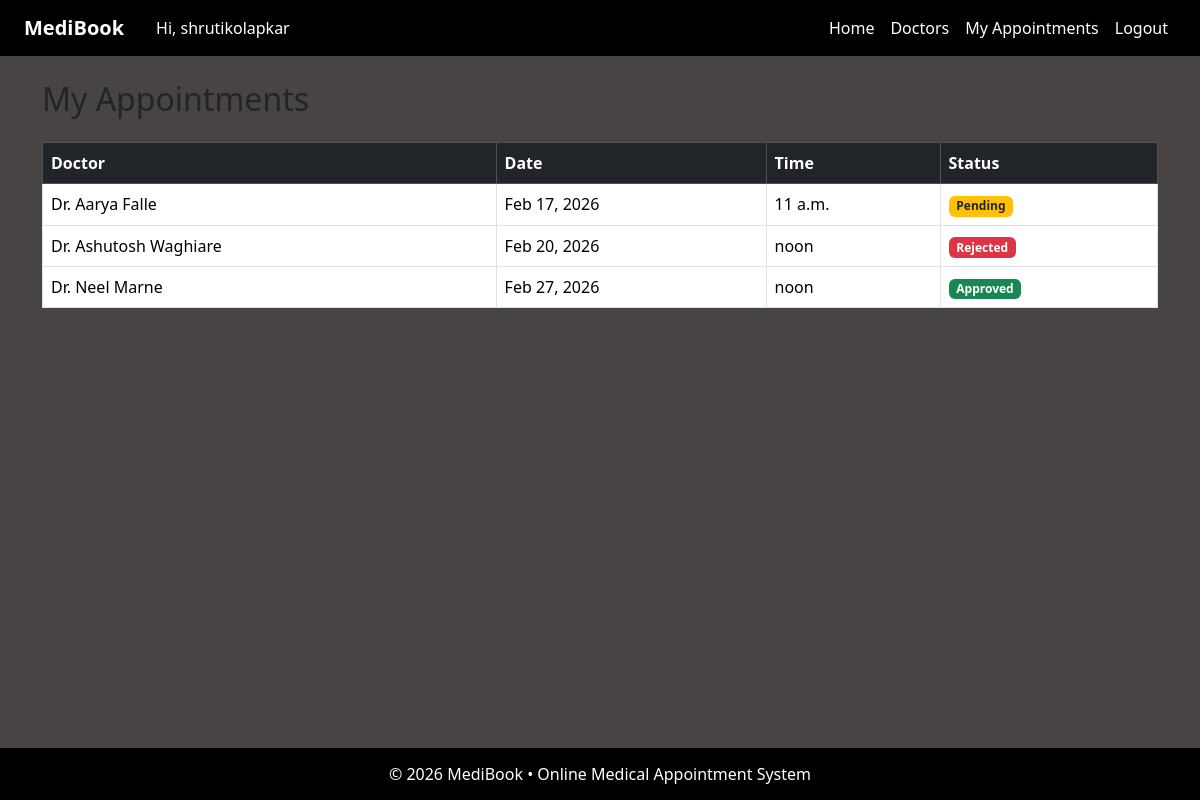
Screenshot of /my-appointments/ (signed in) with the database file from the repository.
### appointments/models.py (models this page shows, shortened)
class Appointment(models.Model):
    STATUS_CHOICES = (
        ('PENDING', 'Pending'),
        ('APPROVED', 'Approved'),
        ('REJECTED', 'Rejected'),
    )
    patient = models.ForeignKey(User, on_delete=models.CASCADE)
    doctor = models.ForeignKey(Doctor, on_delete=models.CASCADE)
    date = models.DateField()
    time = models.TimeField()
    status = models.CharField(max_length=10, choices=STATUS_CHOICES, default='PENDING')

class Doctor(models.Model):
    name = models.CharField(max_length=100)

### appointments/views.py (the view)
# urls.py: path('my-appointments/', views.my_appointments, name='my_appointments'),
@login_required
def my_appointments(request):
    appointments = Appointment.objects.filter(patient=request.user)
    return render(request, 'my_appointments.html', {'appointments': appointments})

### templates/my_appointments.html
{% extends 'base.html' %}
{% block content %}
<div class="container py-4">
  <h2 class="mb-4">My Appointments</h2>
  {% if appointments %}
  <div class="table-responsive">
    <table class="table table-bordered table-hover align-middle">
      <thead class="table-dark">
        <tr>
          <th>Doctor</th>
          <th>Date</th>
          <th>Time</th>
          <th>Status</th>
        </tr>
      </thead>
      <tbody>
        {% for appt in appointments %}
        <tr>
          <td>{{ appt.doctor.name }}</td>
          <td>{{ appt.date|date:"M d, Y" }}</td>
          <td>{{ appt.time }}</td>
          <td>
            {% if appt.status == 'PENDING' %}
              <span class="badge bg-warning text-dark">Pending</span>
            {% elif appt.status == 'APPROVED' %}
              <span class="badge bg-success">Approved</span>
            {% else %}
              <span class="badge bg-danger">Rejected</span>
            {% endif %}
          </td>
        </tr>
        {% endfor %}
      </tbody>
    </table>
  </div>
  {% else %}
    <div class="alert alert-info">
      You have no appointments yet.
    </div>
  {% endif %}
</div>
{% endblock %}

### templates/base.html (shortened to what this page needs)
{% load static %}
<!DOCTYPE html>
<html lang="en">
<head>
  <link href="https://cdn.jsdelivr.net/npm/bootstrap@5.3.3/dist/css/bootstrap.min.css" rel="stylesheet">
  <link rel="stylesheet" href="{% static 'css/style.css' %}">
</head>
<body>
  <div class="page-wrapper">
    <nav class="navbar navbar-expand-lg px-4">
      <a class="navbar-brand fw-bold" href="/">MediBook</a>
      {% if user.is_authenticated %}
        <span class="ms-3">Hi, {{ user.username }}</span>
      {% endif %}
      <div class="collapse navbar-collapse" id="nav">
        <ul class="navbar-nav ms-auto">
          <li class="nav-item"><a class="nav-link" href="/">Home</a></li>
          <li class="nav-item"><a class="nav-link" href="/doctors/">Doctors</a></li>
          {% if user.is_authenticated %}
            <li class="nav-item"><a class="nav-link" href="/my-appointments/">My Appointments</a></li>
            <li class="nav-item">
              <form method="post" action="/accounts/logout/">
                <button type="submit" class="nav-link btn btn-link text-white" style="text-decoration:none;">
                  Logout
                </button>
              </form>
            </li>
          {% else %}
            <li class="nav-item"><a class="nav-link" href="/accounts/login/">Login</a></li>
          {% endif %}
        </ul>
      </div>
    </nav>
    <main class="main-content">
      {% block content %}{% endblock %}
    </main>
    <footer class="site-footer">
      © 2026 MediBook • Online Medical Appointment System
    </footer>
  </div>
</body>
</html>

### static/css/style.css (style rules this page uses)
html, body { height: 100%; margin: 0; background: #484444; }
.page-wrapper { min-height: 100vh; display: flex; flex-direction: column; }
.main-content { flex: 1; }
.navbar { background: #000 !important; }
.navbar .nav-link, .navbar .navbar-brand, .navbar span { color: #fff !important; }
.site-footer { background: #000; color: #fff; text-align: center; padding: 14px; }

### rows the page displays
Appointment: doctor.name "Dr. Aarya Falle", date "Feb 17, 2026", time "11 a.m.", status "Pending"
Appointment: doctor.name "Dr. Ashutosh Waghiare", date "Feb 20, 2026", time "noon", status "Rejected"
Appointment: doctor.name "Dr. Neel Marne", date "Feb 27, 2026", time "noon", status "Approved"

### other values shown
{{ user.username }} "shrutikolapkar"
